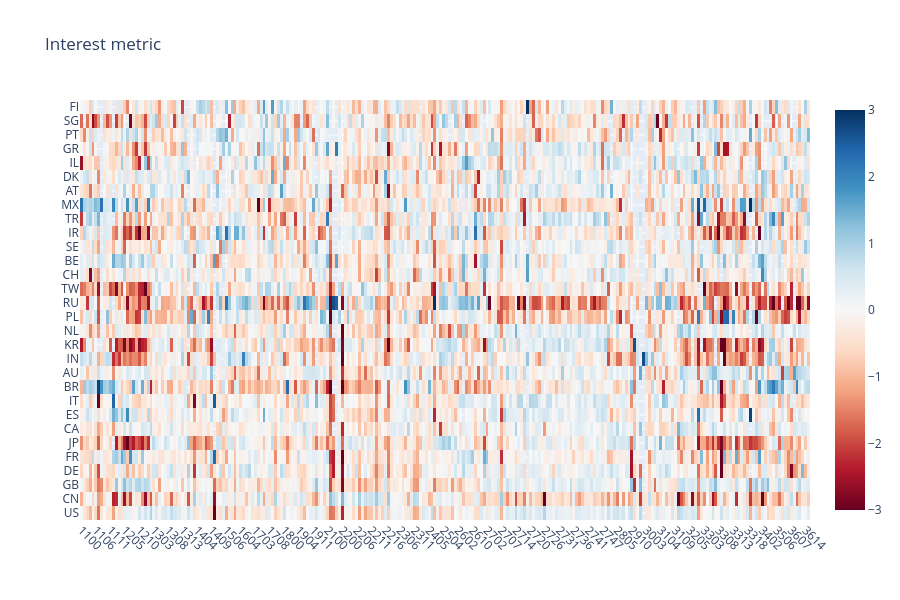

This figure's notebook cell:
### Code cell
# subset_countries = (most_collab_dependent_countries +
#                     most_collab_dependent_big_countries +
#                     least_collab_dependent_countries)
subset_countries = uf.top_n_countries_by_articles(30)

subset_subfields = df_interest_metric_unique.columns.to_list()

uf.plotly_heatmap(
    df_interest_metric_unique.loc[subset_countries, subset_subfields],
    x_labels=subset_subfields,
    y_labels=subset_countries,
    x_type="subfields",
    y_type="countries",
    z_min=-3, z_max=3, colorscale="symmetric",
    title="Interest metric"
)

### Figure 1 — Plotly figure (JSON) as saved in the notebook; plotly's stock layout.template omitted (floating-point values rounded to 4 significant figures; data arrays with more than 128 entries replaced by an {"elided": "..."} marker saying what was removed)
{"data": [{"colorscale": [[0.0, "rgb(103,0,31)"], [0.1, "rgb(178,24,43)"], [0.2, "rgb(214,96,77)"], [0.3, "rgb(244,165,130)"], [0.4, "rgb(253,219,199)"], [0.5, "rgb(247,247,247)"], [0.6, "rgb(209,229,240)"], [0.7, "rgb(146,197,222)"], [0.8, "rgb(67,147,195)"], [0.9, "rgb(33,102,172)"], [1.0, "rgb(5,48,97)"]], "customdata": {"elided": "30x252x2 str values"}, "hovertemplate": "<b>X: </b>%{customdata[0]}<br><b>Y: </b>%{customdata[1]}<br><b>Z: </b> %{z:.3f}<br><extra></extra>", "x": {"elided": "252 str values"}, "y": ["FI", "SG", "PT", "GR", "IL", "DK", "AT", "MX", "TR", "IR", "SE", "BE", "CH", "TW", "RU", "PL", "NL", "KR", "IN", "AU", "BR", "IT", "ES", "CA", "JP", "FR", "DE", "GB", "CN", "US"], "z": {"elided": "30x252 float values"}, "zmax": 3, "zmin": -3, "type": "heatmap"}], "layout": {"xaxis": {"tickangle": 45, "automargin": true}, "yaxis": {"autorange": "reversed", "automargin": true}, "title": {"text": "Interest metric"}, "height": 600}}
